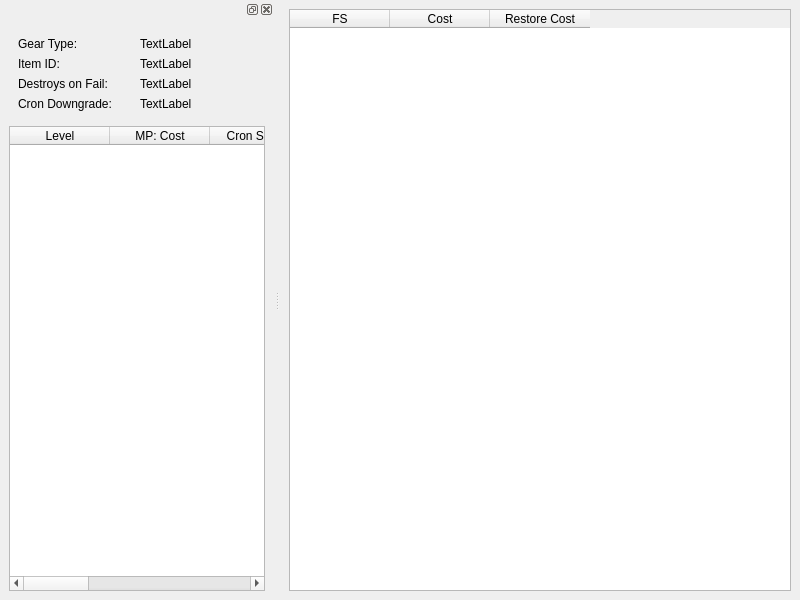
<?xml version="1.0" encoding="UTF-8"?>
<ui version="4.0">
 <class>dlgGearWindow</class>
 <widget class="QMainWindow" name="dlgGearWindow">
  <property name="geometry">
   <rect>
    <x>0</x>
    <y>0</y>
    <width>800</width>
    <height>600</height>
   </rect>
  </property>
  <property name="windowTitle">
   <string>Gear Window</string>
  </property>
  <widget class="QWidget" name="centralwidget">
   <layout class="QVBoxLayout" name="verticalLayout_2">
    <item>
     <widget class="QTableWidget" name="tableEnhanceCosts">
      <property name="selectionMode">
       <enum>QAbstractItemView::NoSelection</enum>
      </property>
      <column>
       <property name="text">
        <string>FS</string>
       </property>
      </column>
      <column>
       <property name="text">
        <string>Cost</string>
       </property>
      </column>
      <column>
       <property name="text">
        <string>Restore Cost</string>
       </property>
      </column>
     </widget>
    </item>
   </layout>
  </widget>
  <widget class="QDockWidget" name="dockWidget">
   <attribute name="dockWidgetArea">
    <number>1</number>
   </attribute>
   <widget class="QWidget" name="dockWidgetContents">
    <layout class="QVBoxLayout" name="verticalLayout">
     <item>
      <widget class="QWidget" name="widget" native="true">
       <layout class="QGridLayout" name="gridLayout">
        <item row="0" column="1">
         <widget class="QLabel" name="lblGearType">
          <property name="text">
           <string>&lt;a&gt;TextLabel&lt;/a&gt;</string>
          </property>
         </widget>
        </item>
        <item row="1" column="1">
         <widget class="QLabel" name="lblItemID">
          <property name="text">
           <string>TextLabel</string>
          </property>
         </widget>
        </item>
        <item row="0" column="0">
         <widget class="QLabel" name="label">
          <property name="text">
           <string>Gear Type: </string>
          </property>
         </widget>
        </item>
        <item row="1" column="0">
         <widget class="QLabel" name="label_2">
          <property name="text">
           <string>Item ID: </string>
          </property>
         </widget>
        </item>
        <item row="2" column="0">
         <widget class="QLabel" name="label_3">
          <property name="text">
           <string>Destroys on Fail: </string>
          </property>
         </widget>
        </item>
        <item row="2" column="1">
         <widget class="QLabel" name="lblDestroysOnFail">
          <property name="text">
           <string>TextLabel</string>
          </property>
         </widget>
        </item>
        <item row="3" column="0">
         <widget class="QLabel" name="label_6">
          <property name="text">
           <string>Cron Downgrade: </string>
          </property>
         </widget>
        </item>
        <item row="3" column="1">
         <widget class="QLabel" name="lblCronDG">
          <property name="text">
           <string>TextLabel</string>
          </property>
         </widget>
        </item>
       </layout>
      </widget>
     </item>
     <item>
      <widget class="QTableWidget" name="tableLvlInfo">
       <property name="selectionMode">
        <enum>QAbstractItemView::SingleSelection</enum>
       </property>
       <property name="selectionBehavior">
        <enum>QAbstractItemView::SelectRows</enum>
       </property>
       <attribute name="verticalHeaderVisible">
        <bool>false</bool>
       </attribute>
       <column>
        <property name="text">
         <string>Level</string>
        </property>
       </column>
       <column>
        <property name="text">
         <string>MP: Cost</string>
        </property>
       </column>
       <column>
        <property name="text">
         <string>Cron Stones</string>
        </property>
       </column>
       <column>
        <property name="text">
         <string>Cumulative Cost</string>
        </property>
       </column>
       <column>
        <property name="text">
         <string>Cumulative Material Cost</string>
        </property>
       </column>
       <column>
        <property name="text">
         <string>Fail Durability</string>
        </property>
       </column>
       <column>
        <property name="text">
         <string>Materials</string>
        </property>
       </column>
      </widget>
     </item>
    </layout>
   </widget>
  </widget>
 </widget>
 <resources/>
 <connections/>
</ui>
